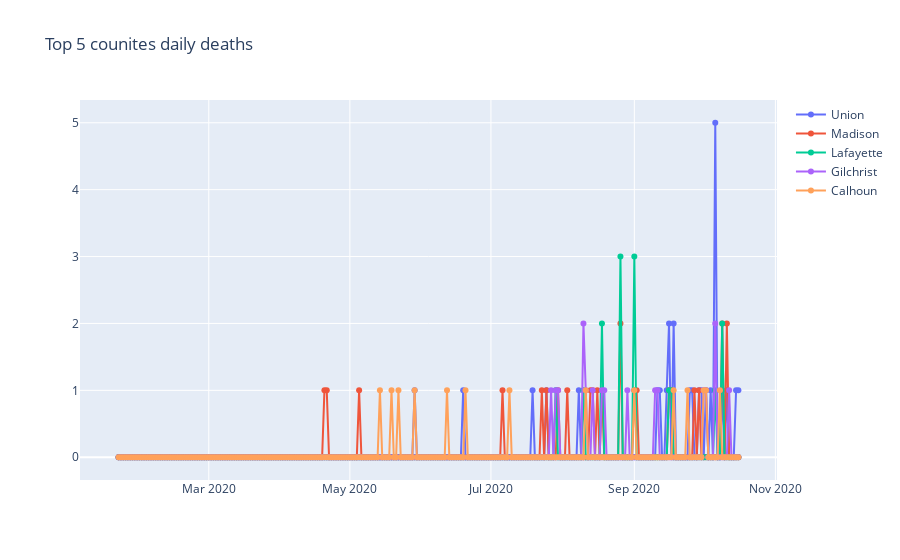

This figure's notebook cell:
### Code cell
trace0 = go.Scatter(x=Union_Deaths.index, y=Union_Deaths.iloc[:,0], 
                    name="Union", 
                    mode="lines+markers") 
trace1 = go.Scatter(x=Madison_Deaths.index, y=Madison_Deaths.iloc[:,0], 
                    name="Madison", 
                    mode="lines+markers") 
trace2 = go.Scatter(x=Lafayette_Deaths.index, y=Lafayette_Deaths.iloc[:,0], 
                    name="Lafayette", 
                    mode="lines+markers") 
trace3 = go.Scatter(x=Gilchrist_Deaths.index, y=Gilchrist_Deaths.iloc[:,0], 
                    name="Gilchrist", 
                    mode="lines+markers") 
trace4 = go.Scatter(x=Calhoun_Deaths.index, y=Calhoun_Deaths.iloc[:,0], 
                    name="Calhoun", 
                    mode="lines+markers") 

mydata = [trace0, trace1, trace2, trace3, trace4]

mylayout = go.Layout(
    title="Top 5 counites daily deaths"
)

fig = go.Figure(data=mydata, layout=mylayout)

plotly.offline.iplot(fig, filename = '')
fig.write_image("images/fig4.png")

### Figure 1 — Plotly figure (JSON) as saved in the notebook; plotly's stock layout.template omitted (floating-point values rounded to 4 significant figures; data arrays with more than 128 entries replaced by an {"elided": "..."} marker saying what was removed)
{"data": [{"mode": "lines+markers", "name": "Union", "type": "scatter", "x": {"elided": "269 str values"}, "y": {"elided": "269 int values"}}, {"mode": "lines+markers", "name": "Madison", "type": "scatter", "x": {"elided": "269 str values"}, "y": {"elided": "269 int values"}}, {"mode": "lines+markers", "name": "Lafayette", "type": "scatter", "x": {"elided": "269 str values"}, "y": {"elided": "269 int values"}}, {"mode": "lines+markers", "name": "Gilchrist", "type": "scatter", "x": {"elided": "269 str values"}, "y": {"elided": "269 int values"}}, {"mode": "lines+markers", "name": "Calhoun", "type": "scatter", "x": {"elided": "269 str values"}, "y": {"elided": "269 int values"}}], "layout": {"title": {"text": "Top 5 counites daily deaths"}}}
